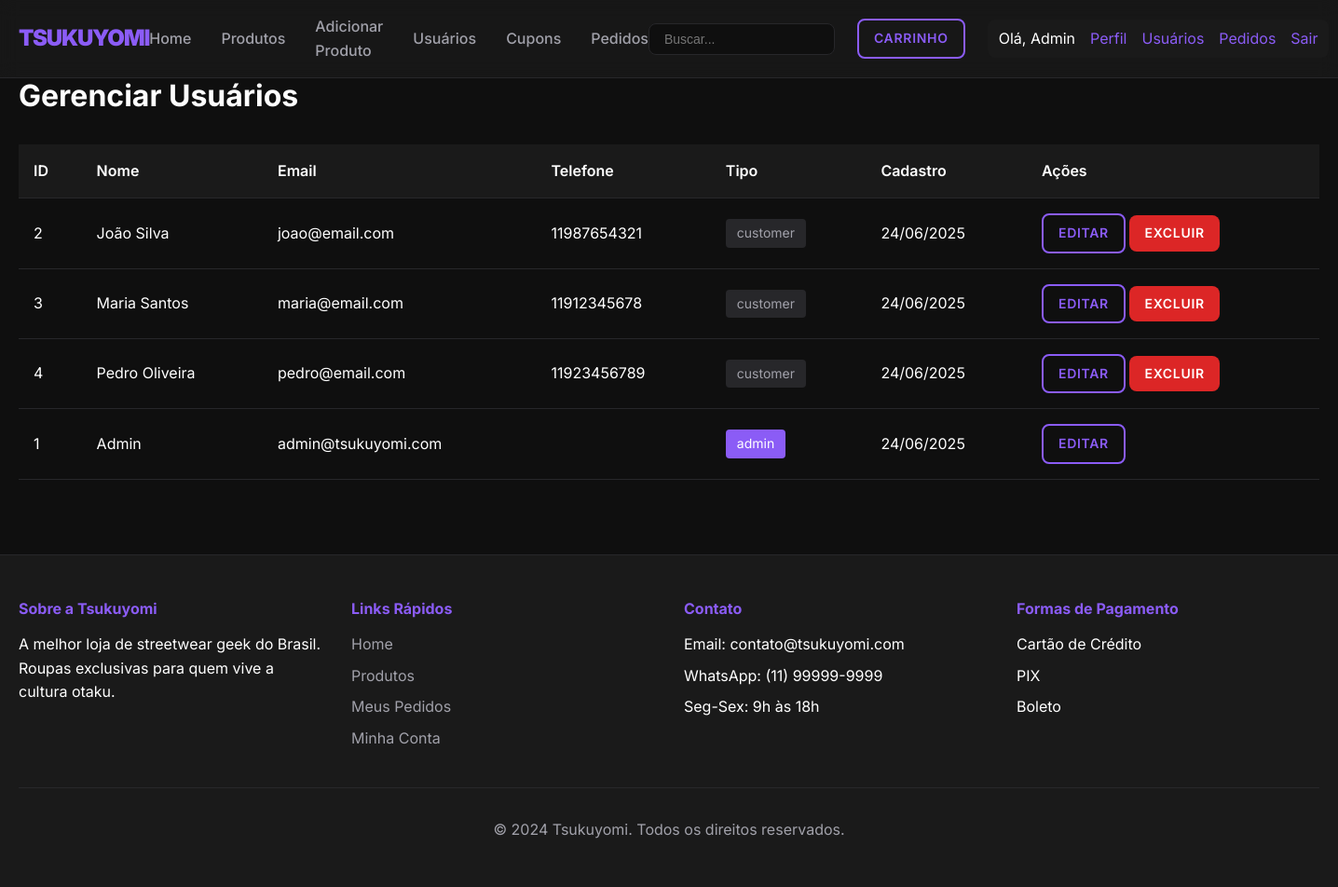
Before: /public/index.php?action=users (signed in) with the older database file.
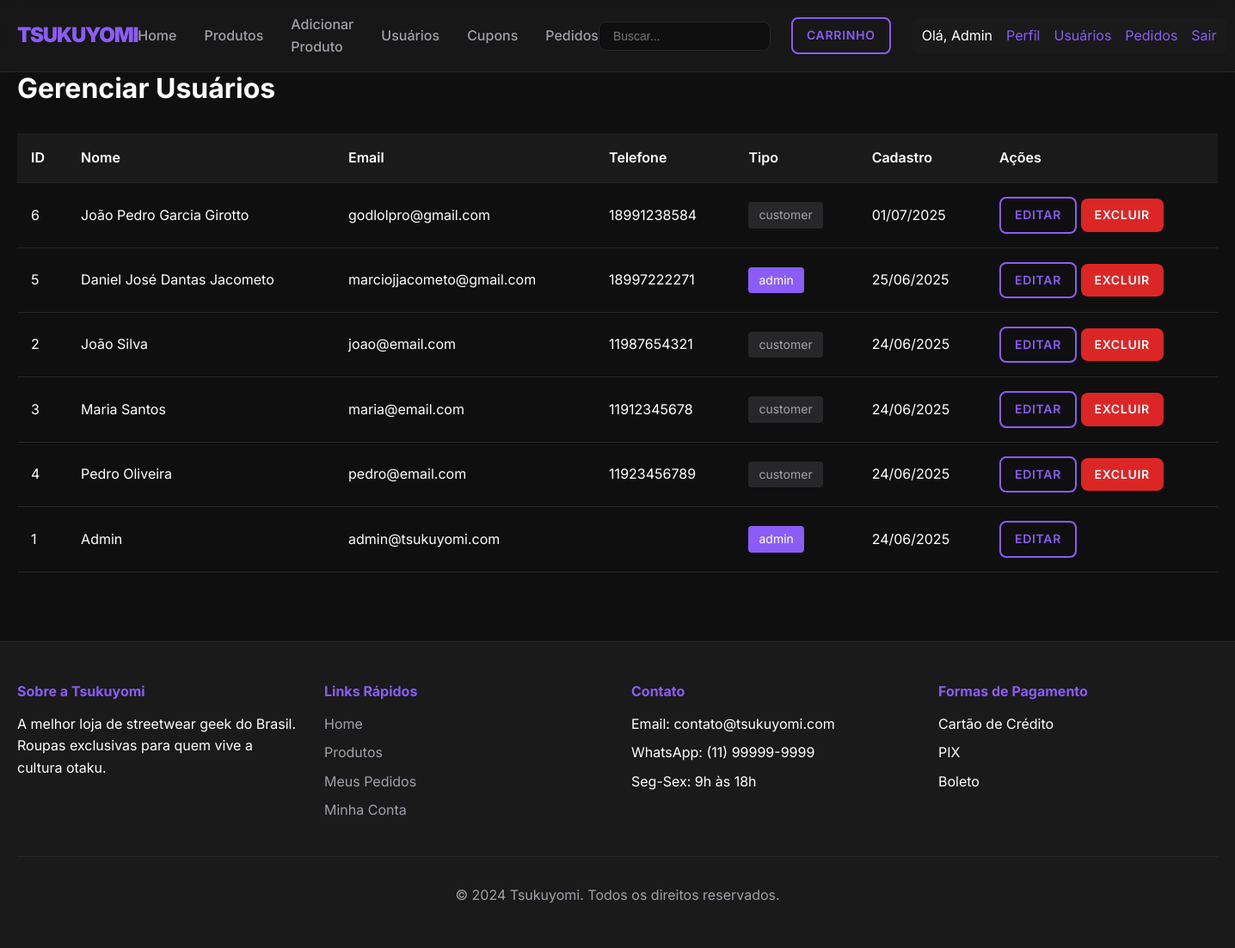
After: the same page with the newer database file.
### tables this page shows
CREATE TABLE `users` (
  `id` int(11) NOT NULL,
  `name` varchar(100) NOT NULL,
  `email` varchar(100) NOT NULL,
  `password` varchar(255) NOT NULL,
  `phone` varchar(20) DEFAULT NULL,
  `address` varchar(255) DEFAULT NULL,
  `city` varchar(100) DEFAULT NULL,
  `state` varchar(2) DEFAULT NULL,
  `zip_code` varchar(10) DEFAULT NULL,
  `user_type` enum('customer','admin') DEFAULT 'customer',
  `created_at` timestamp NOT NULL DEFAULT current_timestamp()
);

### controllers/UserController.php (called while the page is built, shortened)
<?php
require_once '../config/database.php';
require_once '../models/User.php';
class UserController {
    private $user;
    public function __construct() {
        $database = new Database();
        $this->db = $database->getConnection();
        $this->user = new User($this->db);
    }
    public function index() {
        $stmt = $this->user->read();
        $users = $stmt->fetchAll(PDO::FETCH_ASSOC);
        include '../views/users/index.php';
    }
}
?>

### config/database.php (called while the page is built, shortened)
<?php
class Database {
    private $host = "localhost";
    private $db_name = "tsukuyomi_store";
    private $username = "root";
    private $password = "";
    public function getConnection() {
        $this->conn = null;
        try {
            $this->conn = new PDO("mysql:host=" . $this->host . ";dbname=" . $this->db_name,
                                  $this->username, $this->password);
            $this->conn->exec("set names utf8");
            $this->conn->setAttribute(PDO::ATTR_ERRMODE, PDO::ERRMODE_EXCEPTION);
        } catch(PDOException $exception) {
            echo "Connection error: " . $exception->getMessage();
        }
        return $this->conn;
    }
}
?>

### models/User.php (called while the page is built, shortened)
<?php
class User {
    private $conn;
    private $table_name = "users";
    public function __construct($db) {
        $this->conn = $db;
    }
    public function read() {
        $query = "SELECT id, name, email, phone, city, state, user_type, created_at
                FROM " . $this->table_name . " ORDER BY created_at DESC";
        $stmt = $this->conn->prepare($query);
        $stmt->execute();
        return $stmt;
    }
}
?>

### views/users/index.php (the view, shortened to what this page needs)
<?php include '../views/layout/header.php'; ?>
<h2>Gerenciar Usuários</h2>
<div class="table-container">
    <table class="data-table">
        <thead>
            <tr>
                <th>ID</th>
                <th>Nome</th>
                <th>Email</th>
                <th>Telefone</th>
                <th>Tipo</th>
                <th>Cadastro</th>
                <th>Ações</th>
            </tr>
        </thead>
        <tbody>
            <?php foreach($users as $user): ?>
                <tr>
                    <td><?php echo $user['id']; ?></td>
                    <td><?php echo htmlspecialchars($user['name']); ?></td>
                    <td><?php echo htmlspecialchars($user['email']); ?></td>
                    <td><?php echo htmlspecialchars($user['phone']); ?></td>
                    <td>
                        <span class="badge <?php echo $user['user_type'] == 'admin' ? 'badge-primary' : 'badge-secondary'; ?>">
                            <?php echo $user['user_type']; ?>
                        </span>
                    </td>
                    <td><?php echo date('d/m/Y', strtotime($user['created_at'])); ?></td>
                    <td>
                        <a href="/tsukuyomi/public/index.php?action=edit_user&id=<?php echo $user['id']; ?>"
                           class="btn btn-sm btn-secondary">Editar</a>
                        <?php if($user['id'] != $_SESSION['user_id']): ?>
                            <a href="/tsukuyomi/public/index.php?action=delete_user&id=<?php echo $user['id']; ?>"
                               class="btn btn-sm btn-danger"
                               onclick="return confirm('Tem certeza que deseja excluir este usuário?')">Excluir</a>
                        <?php endif; ?>
                    </td>
                </tr>
            <?php endforeach; ?>
        </tbody>
    </table>
</div>
<?php include '../views/layout/footer.php'; ?>

### public/index.php (shortened to what this page needs)
<?php
require_once '../controllers/UserController.php';
$action = isset($_GET['action']) ? $_GET['action'] : 'home';
switch($action) {
    case 'users':
        $controller = new UserController();
        $controller->index();
        break;
}
?>

### views/layout/header.php (shortened to what this page needs)
<!DOCTYPE html>
<html lang="pt-BR">
<head>
    <link rel="stylesheet" href="css/style.css">
</head>
<body>
    <header>
        <nav>
            <div class="container nav-container">
                <a href="/tsukuyomitest/public/index.php" class="logo">Tsukuyomi</a>
                <ul class="nav-links">
                    <li><a href="index.php">Home</a></li>
                    <li><a href="index.php?action=products">Produtos</a></li>
                    <?php if(isset($_SESSION['user_type']) && $_SESSION['user_type'] == 'admin'): ?>
                        <li><a href="index.php?action=create_product">Adicionar Produto</a></li>
                        <li><a href="index.php?action=users">Usuários</a></li>
                        <li><a href="index.php?action=coupons">Cupons</a></li>
                        <li><a href="index.php?action=all_orders">Pedidos</a></li>
                    <?php endif; ?>
                </ul>
                <div class="nav-actions">
                    <form class="search-form" method="GET" action="/tsukuyomitest/public/index.php">
                        <input type="text" name="q" placeholder="Buscar..." class="search-input">
                    </form>
                    <?php if(isset($_SESSION['user_id'])): ?>
                        <a href="/tsukuyomitest/public/index.php?action=cart" class="btn btn-secondary btn-sm">
                            Carrinho
                        </a>
                        <div class="user-menu">
                            <span>Olá, <?php echo htmlspecialchars($_SESSION['user_name']); ?></span>
                            <a href="/tsukuyomitest/public/index.php?action=profile">Perfil</a>
                            <?php if(isset($_SESSION['user_type']) && $_SESSION['user_type'] == 'admin'): ?>
                                <a href="/tsukuyomitest/public/index.php?action=users">Usuários</a>
                            <?php endif; ?>
                            <a href="/tsukuyomitest/public/index.php?action=orders">Pedidos</a>
                            <a href="/tsukuyomitest/public/index.php?action=logout">Sair</a>
                        </div>
                    <?php else: ?>
                        <a href="/tsukuyomitest/public/index.php?action=login" class="btn btn-secondary btn-sm">Login</a>
                        <a href="/tsukuyomitest/public/index.php?action=register" class="btn btn-primary btn-sm">Cadastrar</a>
                    <?php endif; ?>
                </div>
            </div>
        </nav>
    </header>
    <main class="container">

### views/layout/footer.php (shortened to what this page needs)
    </main>
    <footer>
        <div class="container">
            <div class="footer-content">
                <div class="footer-section">
                    <h4>Sobre a Tsukuyomi</h4>
                    <p>A melhor loja de streetwear geek do Brasil. Roupas exclusivas para quem vive a cultura otaku.</p>
                </div>
                <div class="footer-section">
                    <h4>Links Rápidos</h4>
                    <ul>
                        <li><a href="<?php echo isset($config) && function_exists('url') ? url() : 'index.php'; ?>">Home</a></li>
                        <li><a href="<?php echo isset($config) && function_exists('url') ? url('products') : 'index.php?action=products'; ?>">Produtos</a></li>
                        <li><a href="<?php echo isset($config) && function_exists('url') ? url('orders') : 'index.php?action=orders'; ?>">Meus Pedidos</a></li>
                        <li><a href="<?php echo isset($config) && function_exists('url') ? url('profile') : 'index.php?action=profile'; ?>">Minha Conta</a></li>
                    </ul>
                </div>
                <div class="footer-section">
                    <h4>Contato</h4>
                    <ul>
                        <li>Email: contato@tsukuyomi.com</li>
                        <li>WhatsApp: (11) 99999-9999</li>
                        <li>Seg-Sex: 9h às 18h</li>
                    </ul>
                </div>
                <div class="footer-section">
                    <h4>Formas de Pagamento</h4>
                    <ul>
                        <li>Cartão de Crédito</li>
                        <li>PIX</li>
                        <li>Boleto</li>
                    </ul>
                </div>
            </div>
            <div class="footer-bottom">
                <p>&copy; 2024 Tsukuyomi. Todos os direitos reservados.</p>
            </div>
        </div>
    </footer>
</body>
</html>

### public/css/style.css (style rules this page uses)
:root { --primary-color: #8b5cf6; --secondary-color: #1e1b4b; --accent-color: #dc2626; --background-color: #0f0f0f; --surface-color: #1a1a1a; --text-primary: #ffffff; --text-secondary: #a1a1aa; --border-color: #27272a; }
body { font-family: 'Inter', -apple-system, BlinkMacSystemFont, sans-serif; background-color: var(--background-color); color: var(--text-primary); line-height: 1.6; min-height: 100vh; }
h1, h2, h3, h4, h5, h6 { font-weight: 700; margin-bottom: 1rem; line-height: 1.2; }
h2 { font-size: 2rem; }
a { color: var(--primary-color); text-decoration: none; transition: color 0.3s ease; }
.container { max-width: 1600px; margin: 0 auto; padding: 0 20px; }
header { background-color: var(--surface-color); border-bottom: 1px solid var(--border-color); position: sticky; top: 0; z-index: 100; backdrop-filter: blur(10px); background-color: rgba(26, 26, 26, 0.8); }
nav { padding: 1rem 0; }
.nav-container { display: flex; justify-content: space-between; align-items: center; }
.logo { font-size: 1.5rem; font-weight: 900; color: var(--primary-color); text-transform: uppercase; letter-spacing: -0.05em; }
.nav-links { display: flex; gap: 2rem; align-items: center; list-style: none; }
.nav-links a { color: var(--text-secondary); font-weight: 500; transition: color 0.3s ease; }
.nav-actions { display: flex; gap: 1rem; align-items: center; }
.user-menu { display: flex; align-items: center; gap: 1rem; padding: 0.5rem 0.75rem; border-radius: 0.5rem; background-color: var(--surface-color); color: var(--text-primary); white-space: nowrap; }
.nav-actions { gap: 1.5rem; align-items: center; }
.search-form { display: flex; gap: 0.5rem; }
.search-input { padding: 0.5rem 1rem; background-color: var(--background-color); border: 1px solid var(--border-color); border-radius: 0.5rem; color: var(--text-primary); font-size: 0.875rem; width: 200px; transition: border-color 0.3s ease; }
.btn { display: inline-block; padding: 0.75rem 1.5rem; border-radius: 0.5rem; font-weight: 600; text-align: center; transition: all 0.3s ease; cursor: pointer; border: none; font-size: 0.875rem; text-transform: uppercase; letter-spacing: 0.05em; }
.btn-secondary { background-color: transparent; color: var(--primary-color); border: 2px solid var(--primary-color); }
.btn-danger { background-color: var(--accent-color); color: white; }
.table-container { overflow-x: auto; margin: 2rem 0; }
.data-table { width: 100%; border-collapse: collapse; }
.data-table th, .data-table td { padding: 1rem; text-align: left; border-bottom: 1px solid var(--border-color); }
.data-table th { background-color: var(--surface-color); font-weight: 600; }
.badge { display: inline-block; padding: 0.25rem 0.75rem; border-radius: 0.25rem; font-size: 0.875rem; }
.badge-primary { background-color: var(--primary-color); color: white; }
.badge-secondary { background-color: var(--border-color); color: var(--text-secondary); }
footer { background-color: var(--surface-color); border-top: 1px solid var(--border-color); padding: 3rem 0; margin-top: 5rem; }
.footer-content { display: grid; grid-template-columns: repeat(auto-fit, minmax(250px, 1fr)); gap: 2rem; margin-bottom: 2rem; }
.footer-section h4 { color: var(--primary-color); margin-bottom: 1rem; }
.footer-section ul { list-style: none; }
.footer-section ul li { margin-bottom: 0.5rem; }
.footer-section ul li a { color: var(--text-secondary); transition: color 0.3s ease; }
.footer-bottom { text-align: center; padding-top: 2rem; border-top: 1px solid var(--border-color); color: var(--text-secondary); }
.btn-sm { padding: 0.5rem 1rem; font-size: 0.875rem; }

### views/users/index.php (style rules this page uses)
.table-container { overflow-x: auto; margin: 2rem 0; }
.data-table { width: 100%; border-collapse: collapse; }
.data-table th, .data-table td { padding: 1rem; text-align: left; border-bottom: 1px solid var(--border-color); }
.data-table th { background-color: var(--surface-color); font-weight: 600; }
.badge { display: inline-block; padding: 0.25rem 0.75rem; border-radius: 0.25rem; font-size: 0.875rem; }
.badge-primary { background-color: var(--primary-color); color: white; }
.badge-secondary { background-color: var(--border-color); color: var(--text-secondary); }
.btn-sm { padding: 0.5rem 1rem; font-size: 0.875rem; }

Changed rows visible on the page:
added users: id "6", name "João Pedro Garcia Girotto", email "godlolpro@gmail.com", phone "18991238584", user_type "customer", created_at "01/07/2025"
added users: id "5", name "Daniel José Dantas Jacometo", email "marciojjacometo@gmail.com", phone "18997222271", user_type "admin", created_at "25/06/2025"
